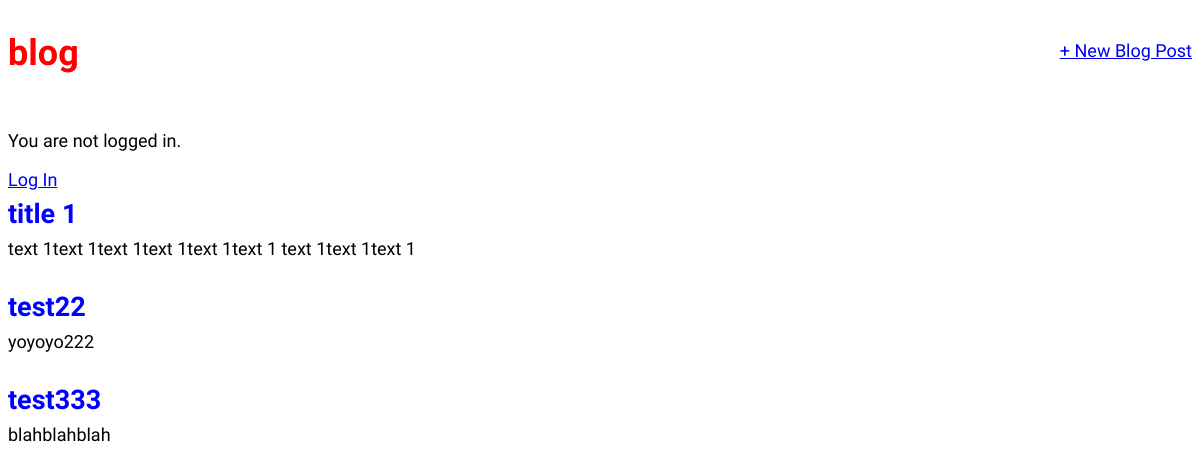
The page /blog/list on the database as committed earlier.
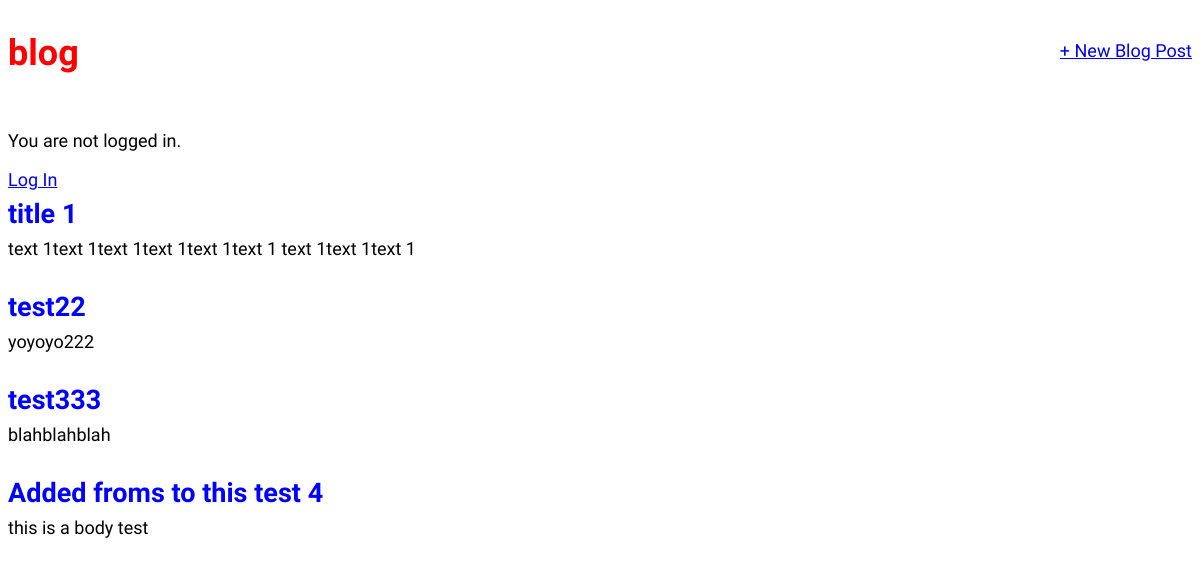
The same page on the database as committed later.
### blog/models.py (models this page shows, shortened)
class Post(models.Model):
    title = models.CharField(max_length=200)
    author = models.ForeignKey("auth.User", on_delete=models.CASCADE)
    body = models.TextField()
    class Meta:
        verbose_name = "Post"
        verbose_name_plural = "Posts"

### blog/views.py (the view)
# urls.py: path("list", BlogListView.as_view(), name="post_list"),
class BlogListView(ListView):
    model = Post
    context_object_name = "post_list"

### templates/blog/post_list.html (shortened to what this page needs)
{% extends '_base.html' %}
{% block content %}
{% for post in post_list %}
<div class="post-entry">
    <h2>
        <a href="{% url 'blog:post_detail' post.pk %}">{{ post.title }}</a>
    </h2>
    <p>{{ post.body }}</p>
</div>
{% endfor %}
{% endblock %}

### templates/_base.html (shortened to what this page needs)
<!DOCTYPE html>
{% load static %}
<html lang="en">
<head>
    <link rel="stylesheet" href="{% static 'css/base.css' %}">
</head>
<header>
    <div class="nav-left">
    <h1>
        <a href="{% url 'blog:post_list' %}">blog</a>
    </h1>
    </div>
    <div class="nav-right">
        <a href="{% url 'blog:post_new' %}">+ New Blog Post</a>
    </div>
</header>
{% if user.is_authenticated %}
    <p>
        Hi {{ user.username }}!
        <br>
        {% comment %}
        We could go into the Admin panel and do it manually, But we will add a log out link instead that redirects to the homepage. Thanks to the Django auth system, this is dead-simple to achieve.
        {% endcomment %}
        <a href="{% url 'logout' %}">Log Out</a>
        {% comment %} That’s all we need to do as the necessary view is provided to us by the Django auth app. {% endcomment %}
    </p>
{% else %}
    <p>You are not logged in.</p>
    <a href="{% url 'login' %}">Log In</a>
{% endif %}
<body>
{% block content %}
{% endblock%}
</body>
</html>

### static/css/base.css (style rules this page uses)
body { font-family: 'Source Sans Pro', sans-serif; font-size: 18px; }
header { borer-bottm: 1ps solid #999999; margin-bottom: 2rem; display: flex; }
header h1 a { color: red; text-decoration: none; }
.nav-left { margin-right: auto; }
.nav-right { display: flex; padding-top: 2rem; }
.post-entry { margin-bottom: 2rem; }
.post-entry h2 { margin: 0.5rem 0; }
.post-entry h2 a, .post-entry h2 a:visited { color: blue; text-decoration: none; }
.post-entry p { margin: 0; font-weight: 400; }

Rows that differ between the two databases and show on the page:
added Post: title "Added froms to this test 4", body "this is a body test"
